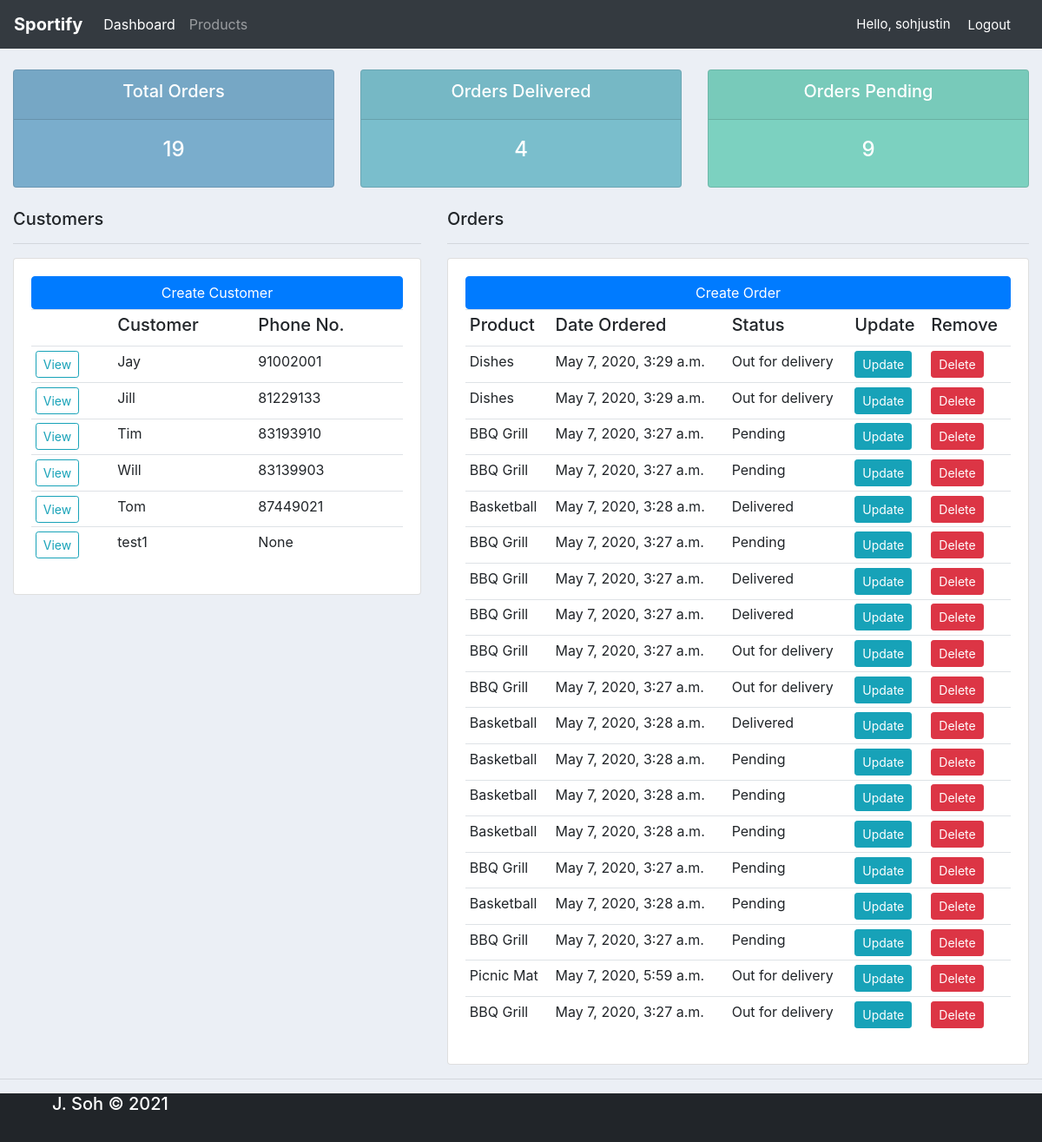
The app's page / (signed in) with its own data.
### accounts/models.py (models this page shows, shortened)
class Customer(models.Model):
    user = models.OneToOneField(User, null=True, blank = True, on_delete = models.CASCADE)   #CASCADE means whenever a User is deleted, the relationship to the customer will be deleted
    name = models.CharField(max_length = 255, null = True)
    phone = models.CharField(max_length = 255, null = True)
    email = models.CharField(max_length = 255, null = True)
    profile_pic = models.ImageField(default = "profile_pic.jpg",null = True, blank = True)
    data_created = models.DateTimeField(auto_now_add = True, null = True)

class Order(models.Model):
    STATUS = (
            ('Pending', 'Pending'),
            ('Out for delivery', 'Out for delivey'),
            ('Delivered', 'Delivered'),
            )
    customer = models.ForeignKey(Customer, null = True, on_delete = models.SET_NULL)
    product = models.ForeignKey(Product, null = True, on_delete = models.SET_NULL)
    date_created = models.DateTimeField(auto_now_add = True, null = True)
    status = models.CharField(max_length = 255, null = True, choices = STATUS)

class Product(models.Model):
    CATEGORY = (
            ('Fashion', 'Fashion'),
            ('Sports', 'Sports'),
            ('Furniture', 'Furniture'),
            ('Gardening', 'Gardening'),
            ('Kids', 'Kids'),
            ('Electronics', 'Electronics'),
            )
    name = models.CharField(max_length = 255, null = True)
    price = models.FloatField(null = True)
    category = models.CharField(max_length = 255, null = True, choices = CATEGORY)
    description = models.CharField(max_length = 255, null = True, blank = True)
    data_created = models.DateTimeField(auto_now_add = True, null = True)
    tags = models.ManyToManyField(Tag, null = True)

### accounts/decorators.py (the view)
    def wrapper_function(request, *args, **kwargs):
        group = None
        if request.user.groups.exists():
            group = request.user.groups.all()[0].name
        if group == 'customer':
            return redirect('accounts:user_page')
        elif group == 'admin':
            return view_func(request, *args, **kwargs)
        else:
            return HttpResponse("You are not authorised to view this page")

### accounts/views.py (called while the page is built)
@login_required(login_url = 'accounts:login')
@admin_only
def home(request):
    total_orders = Order.objects.all().count()
    pending_orders = Order.objects.filter(status = 'Pending').count()
    orders_delivered = Order.objects.filter(status = 'Delivered').count()
    customers = Customer.objects.all()
    orders = Order.objects.all()
    return render(request, 'accounts/dashboard.html', {'total_orders': total_orders,
                                                    'pending_orders': pending_orders,
                                                    'orders_delivered': orders_delivered,
                                                    'customers': customers,
                                                    'orders' : orders })

### accounts/templates/accounts/dashboard.html
{% extends 'accounts/main.html' %}
{% block content_block %}
<br>
<div class="container-fluid">
{% include 'accounts/status.html' %}
<br>
<div class="row">
  <div class="col-sm-5">
    <h5>Customers</h5>
    <hr>
    <div class="card">
      <div class="card-body">
        <a href="{% url 'accounts:create_customer' %}" class="btn btn-primary btn-block">Create Customer</a>
        <table class = "table table-sm">
          <th></th>
          <th>
            <h5>Customer</h5>
          </th>
          <th>
            <h5>Phone No.</h5>
          </th>
          {% for i in customers %}
          <tr>
            <td><a class="btn btn-sm btn-outline-info" href="{% url 'accounts:customer' i.id %}">View</a></td>
            <td>{{i.name}}</td>
            <td>{{i.phone}}</td>
          </tr>
          {% endfor %}
        </table>
      </div>
    </div>
  </div>
  <div class="col-sm-7">
    <h5>Orders</h5>
    <hr>
    <div class="card">
      <div class="card-body">
        <a href="{% url 'accounts:create_order' %}" class="btn btn-primary btn-block">Create Order</a>
        <table class = "table table-sm">
            <th>
              <h5>Product</h5>
            </th>
            <th>
              <h5>Date Ordered</h5>
            </th>
            <th>
              <h5>Status</h5>
            </th>
            <th>
              <h5>Update</h5>
            </th>
            <th>
              <h5>Remove</h5>
            </th>
            {% for x in orders %}
            <tr>
              <td>{{x.product.name}}</td>
              <td>{{x.product.data_created}}</td>
              <td>{{x.status}}</td>
              <td><a class="btn btn-sm btn-info"href="{% url 'accounts:update_order' x.id %}">Update</a></td>
              <td><a class="btn btn-sm btn-danger"href="{% url 'accounts:delete_order' x.id %}">Delete</a></td>
            </tr>
            {% endfor %}
        </table>
      </div>
    </div>
  </div>
</div>
</div>
{% endblock %}

### accounts/templates/accounts/main.html (shortened to what this page needs)
<!DOCTYPE html>
{% load static %}
<html lang="en" dir="ltr">
  <head>
    <link rel="stylesheet" href="https://stackpath.bootstrapcdn.com/bootstrap/4.4.1/css/bootstrap.min.css">
  <link rel="stylesheet" href="{% static 'css/main.css' %}">
  </head>
  <body>
    {% include 'accounts/navbar.html' %}
    {% block content_block %}
    {% endblock %}
    <hr>
    <footer>
     <h5>J. Soh &copy 2021</h5>
    </footer>
  </body>
</html>

### accounts/templates/accounts/navbar.html (shortened to what this page needs)
{% load static %}
<nav class="navbar navbar-expand-lg navbar-dark bg-dark">
  <a class="navbar-brand" href="{% url 'accounts:home' %}"><strong>Sportify</strong></a>
  <div class="collapse navbar-collapse" id="navbarNav">
    <ul class="navbar-nav">
      {% if request.user.is_staff %}
      <li class="nav-item active">
        <a class="nav-link" href="{% url 'accounts:home' %}">Dashboard <span class="sr-only">(current)</span></a>
      </li>
      <li class="nav-item">
        <a class="nav-link" href="{% url 'accounts:products'%}">Products</a>
      </li>
      {% endif %}
    </ul>
  </div>
  <span class = "hello-msg">Hello, {{request.user}}</span>
  <span><a class = "hello-msg" href="{% url 'accounts:logout'%}">Logout</a></span>
</nav>

### accounts/templates/accounts/status.html
{% load static %}
<div class="row">
    <div class="col-sm">
      <div id="total_orders" class="card">
        <div class="card-header">
          <h5>Total Orders</h5>
        </div>
      <div class="card-body">
        <h4>{{total_orders}}</h4>
      </div>
      </div>
    </div>
    <div class="col-sm">
      <div  id = "orders_delivered" class="card">
  <div class="card-header">
    <h5>Orders Delivered</h5>
  </div>
  <div class="card-body">
    <h4>{{orders_delivered}}</h4>
  </div>
</div>
    </div>
    <div class="col-sm">
      <div  id = "orders_pending" class="card">
  <div class="card-header">
    <h5>Orders Pending</h5>
  </div>
  <div class="card-body">
    <h4>{{pending_orders}}</h4>
  </div>
</div>
    </div>
  </div>

### static/css/main.css (style rules this page uses)
body { background-color: #ebeff5; }
#total_orders { color: white; background-color: #7aadcc; text-align: center; }
#orders_delivered { color: white; background-color: #7abecc; text-align: center; }
#orders_pending { color: white; background-color: #7CD1C0; text-align: center; }
footer { background: #212529; color: white; min-height: 10vh; padding: 0% 5%; }

### accounts/templates/accounts/navbar.html (style rules this page uses)
.hello-msg { font-size: 15px; color: #fff; margin-right: 20px; }

### accounts/templates/accounts/main.html (style rules this page uses)
footer { background: #212529; color: white; min-height: 7vh; }

### records on screen
Customer: name "Jay", phone "91002001"
Customer: name "Jill", phone "81229133"
Customer: name "Tim", phone "83193910"
Customer: name "Will", phone "83139903"
Customer: name "Tom", phone "87449021"
Customer: name "test1", phone "None"
Order: product.name "Dishes", product.data_created "May 7, 2020, 3:29 a.m.", status "Out for delivery"
Order: product.name "Dishes", product.data_created "May 7, 2020, 3:29 a.m.", status "Out for delivery"
Order: product.name "BBQ Grill", product.data_created "May 7, 2020, 3:27 a.m.", status "Pending"
Order: product.name "BBQ Grill", product.data_created "May 7, 2020, 3:27 a.m.", status "Pending"
Order: product.name "Basketball", product.data_created "May 7, 2020, 3:28 a.m.", status "Delivered"
Order: product.name "BBQ Grill", product.data_created "May 7, 2020, 3:27 a.m.", status "Pending"
Order: product.name "BBQ Grill", product.data_created "May 7, 2020, 3:27 a.m.", status "Delivered"
Order: product.name "BBQ Grill", product.data_created "May 7, 2020, 3:27 a.m.", status "Delivered"
Order: product.name "BBQ Grill", product.data_created "May 7, 2020, 3:27 a.m.", status "Out for delivery"
Order: product.name "BBQ Grill", product.data_created "May 7, 2020, 3:27 a.m.", status "Out for delivery"
Order: product.name "Basketball", product.data_created "May 7, 2020, 3:28 a.m.", status "Delivered"
Order: product.name "Basketball", product.data_created "May 7, 2020, 3:28 a.m.", status "Pending"
Order: product.name "Basketball", product.data_created "May 7, 2020, 3:28 a.m.", status "Pending"
Order: product.name "Basketball", product.data_created "May 7, 2020, 3:28 a.m.", status "Pending"
Order: product.name "BBQ Grill", product.data_created "May 7, 2020, 3:27 a.m.", status "Pending"
Order: product.name "Basketball", product.data_created "May 7, 2020, 3:28 a.m.", status "Pending"
Order: product.name "BBQ Grill", product.data_created "May 7, 2020, 3:27 a.m.", status "Pending"
Order: product.name "Picnic Mat", product.data_created "May 7, 2020, 5:59 a.m.", status "Out for delivery"
Order: product.name "BBQ Grill", product.data_created "May 7, 2020, 3:27 a.m.", status "Out for delivery"

### other values on screen
{{ request.user }} "sohjustin"
{{ total_orders }} "19"
{{ orders_delivered }} "4"
{{ pending_orders }} "9"
